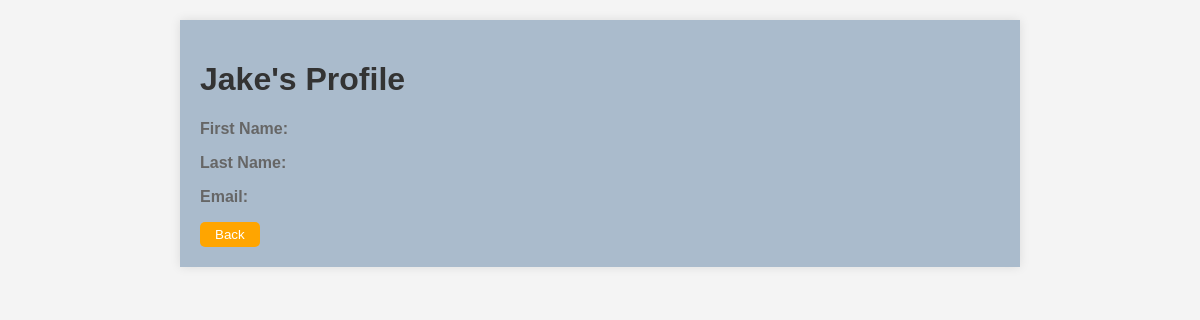
/user/profile/10/, run on an earlier commit of the app's database.
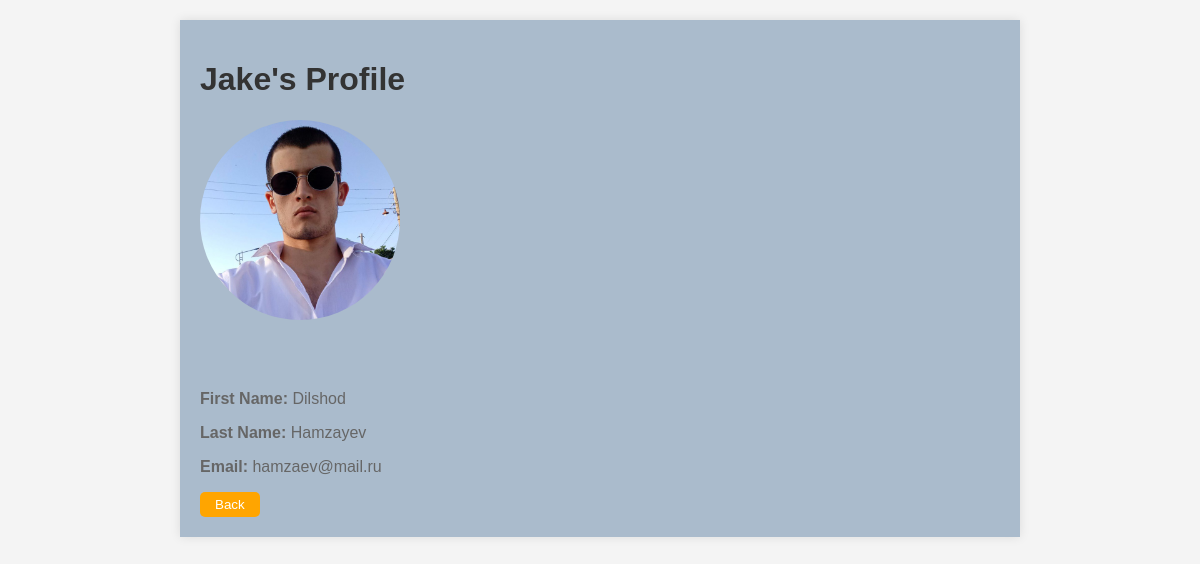
And on a later commit of the database.
### user/models.py (models this page shows, shortened)
class CreateUser(AbstractUser):
    image = models.ImageField(upload_to='user_image/', blank=True, null=True)
    class Meta:
        db_table = 'create_user'

### user/views.py (the view)
# urls.py: path('profile/<int:pk>/', ProfileView.as_view(), name='profile'),
class ProfileView(View):
    def get(self, request, pk):
        user = CreateUser.objects.get(pk=pk)
        return render(request, 'profile.html', {'user': user})

### templates/profile.html (shortened to what this page needs)
<!DOCTYPE html>
<html lang="en">
<head>
</head>
<body>
    <div class="container">
        <h1>{{ user.username }}'s Profile</h1>
        {% if user.image %}
            <img src="{{ user.image.url }}" alt="Profile Image" class="profile-image">
        {% endif %}
        <div class="profile-info">
            <p><strong>First Name:</strong> {{ user.first_name }}</p>
            <p><strong>Last Name:</strong> {{ user.last_name }}</p>
            <p><strong>Email:</strong> {{ user.email }}</p>
            <button style="background-color: orange; padding: 5px 15px; border: none; border-radius: 5px;"><a style="color: white; text-decoration: none;" href="{% url 'landing_page' %}" >Back</a></button>
        </div>
    </div>
</body>
</html>

What changed in the data, as far as the page shows it:
changed CreateUser "Jake": image: picture added; first_name (not shown) → "Dilshod"; last_name (not shown) → "Hamzayev"; email (not shown) → "hamzaev@mail.ru"
